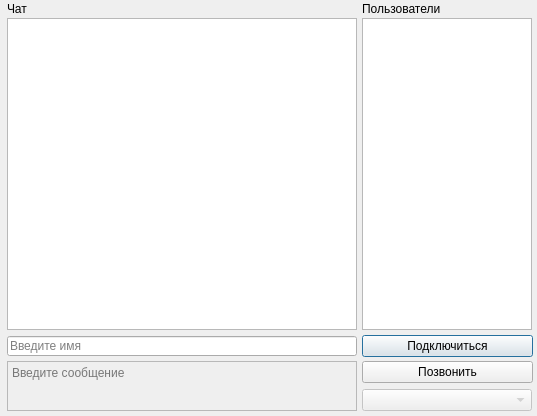
<?xml version="1.0" encoding="UTF-8"?>
<ui version="4.0">
 <class>MainWindow</class>
 <widget class="QMainWindow" name="MainWindow">
  <property name="geometry">
   <rect>
    <x>0</x>
    <y>0</y>
    <width>537</width>
    <height>416</height>
   </rect>
  </property>
  <property name="minimumSize">
   <size>
    <width>537</width>
    <height>359</height>
   </size>
  </property>
  <property name="maximumSize">
   <size>
    <width>16777215</width>
    <height>16777215</height>
   </size>
  </property>
  <property name="windowTitle">
   <string>MainWindow</string>
  </property>
  <widget class="QWidget" name="centralWidget">
   <widget class="QListWidget" name="listWidgetUsers">
    <property name="geometry">
     <rect>
      <x>362</x>
      <y>18</y>
      <width>170</width>
      <height>312</height>
     </rect>
    </property>
    <property name="focusPolicy">
     <enum>Qt::NoFocus</enum>
    </property>
   </widget>
   <widget class="QLabel" name="labelUsers">
    <property name="geometry">
     <rect>
      <x>362</x>
      <y>1</y>
      <width>78</width>
      <height>16</height>
     </rect>
    </property>
    <property name="text">
     <string>Пользователи</string>
    </property>
   </widget>
   <widget class="QLabel" name="labelChat">
    <property name="geometry">
     <rect>
      <x>7</x>
      <y>1</y>
      <width>78</width>
      <height>16</height>
     </rect>
    </property>
    <property name="text">
     <string>Чат</string>
    </property>
   </widget>
   <widget class="QTextEdit" name="textEditMessages">
    <property name="geometry">
     <rect>
      <x>7</x>
      <y>18</y>
      <width>350</width>
      <height>312</height>
     </rect>
    </property>
    <property name="readOnly">
     <bool>true</bool>
    </property>
   </widget>
   <widget class="QPushButton" name="pushButtonSend">
    <property name="geometry">
     <rect>
      <x>362</x>
      <y>335</y>
      <width>171</width>
      <height>22</height>
     </rect>
    </property>
    <property name="text">
     <string>Подключиться</string>
    </property>
    <property name="default">
     <bool>true</bool>
    </property>
   </widget>
   <widget class="QLineEdit" name="lineEditName">
    <property name="geometry">
     <rect>
      <x>7</x>
      <y>336</y>
      <width>350</width>
      <height>20</height>
     </rect>
    </property>
    <property name="placeholderText">
     <string>Введите имя</string>
    </property>
   </widget>
   <widget class="QComboBox" name="comboBoxReceiver">
    <property name="enabled">
     <bool>false</bool>
    </property>
    <property name="geometry">
     <rect>
      <x>362</x>
      <y>389</y>
      <width>170</width>
      <height>22</height>
     </rect>
    </property>
    <property name="currentIndex">
     <number>-1</number>
    </property>
   </widget>
   <widget class="QTextEdit" name="textEditMessage">
    <property name="enabled">
     <bool>false</bool>
    </property>
    <property name="geometry">
     <rect>
      <x>7</x>
      <y>361</y>
      <width>350</width>
      <height>50</height>
     </rect>
    </property>
    <property name="placeholderText">
     <string>Введите сообщение</string>
    </property>
   </widget>
   <widget class="QPushButton" name="pushButtonCall">
    <property name="geometry">
     <rect>
      <x>362</x>
      <y>361</y>
      <width>171</width>
      <height>22</height>
     </rect>
    </property>
    <property name="text">
     <string>Позвонить</string>
    </property>
    <property name="default">
     <bool>false</bool>
    </property>
   </widget>
  </widget>
 </widget>
 <layoutdefault spacing="6" margin="11"/>
 <resources/>
 <connections/>
</ui>
